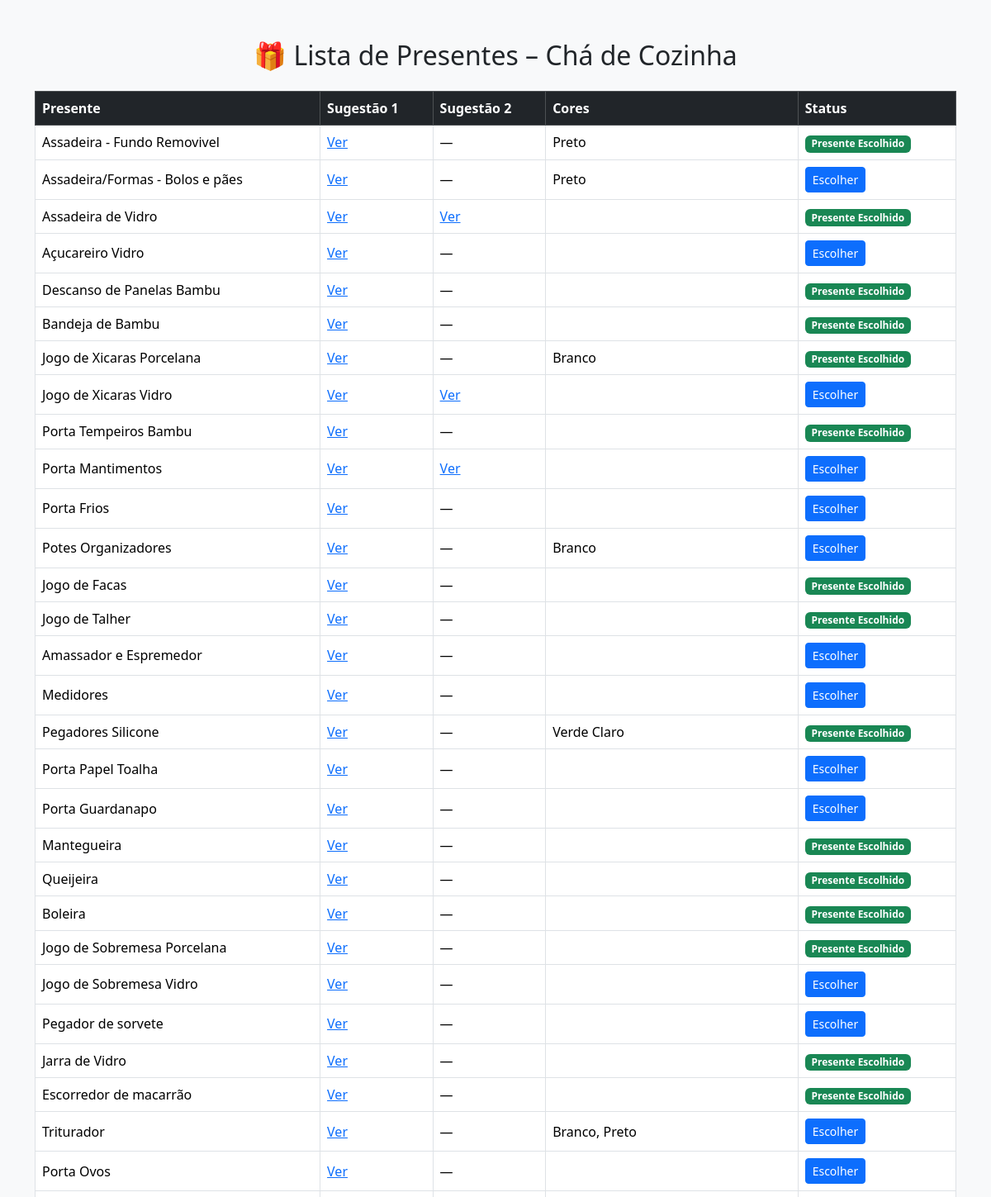
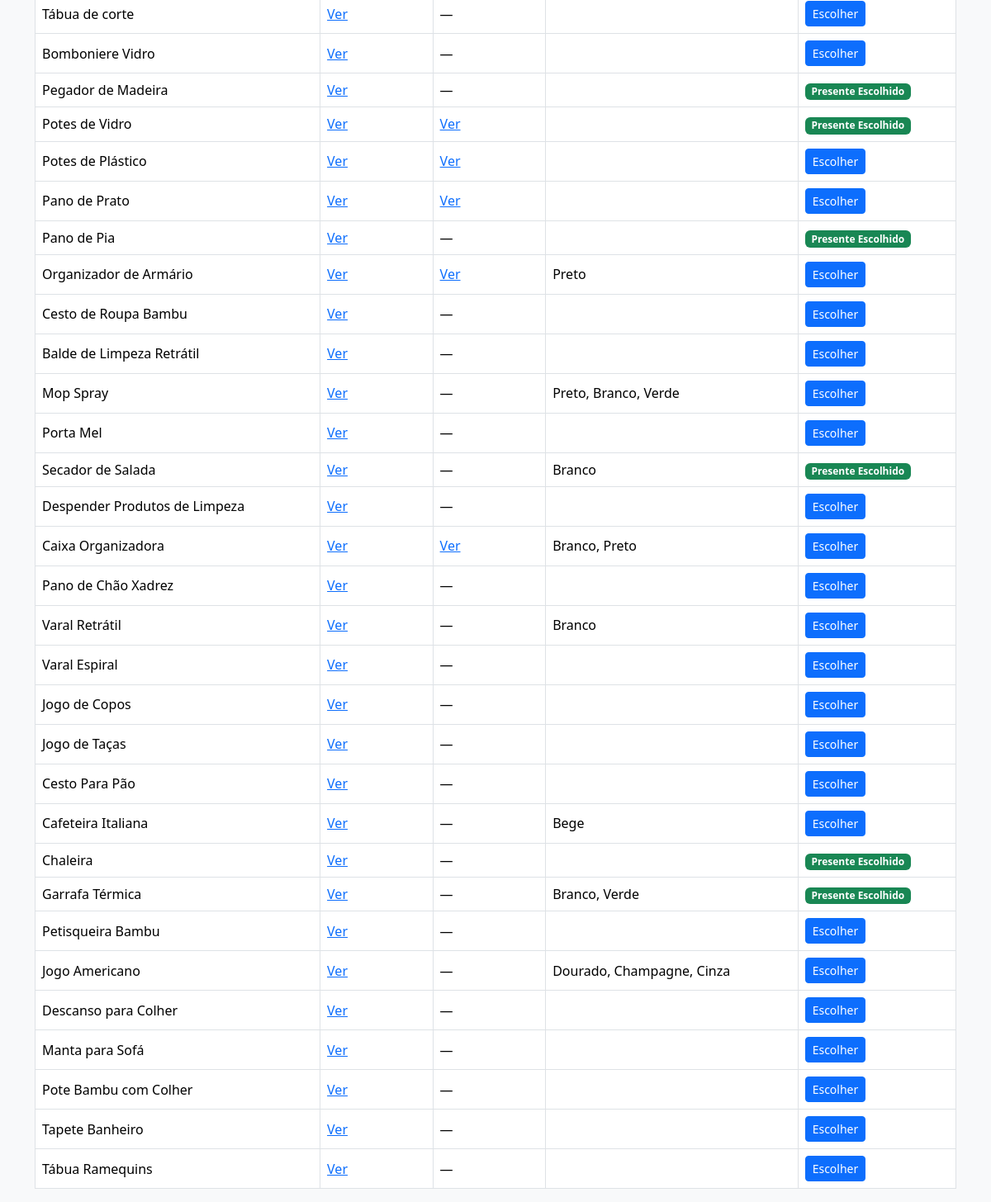
Before: / with the older database file (2 pictures, top to bottom).
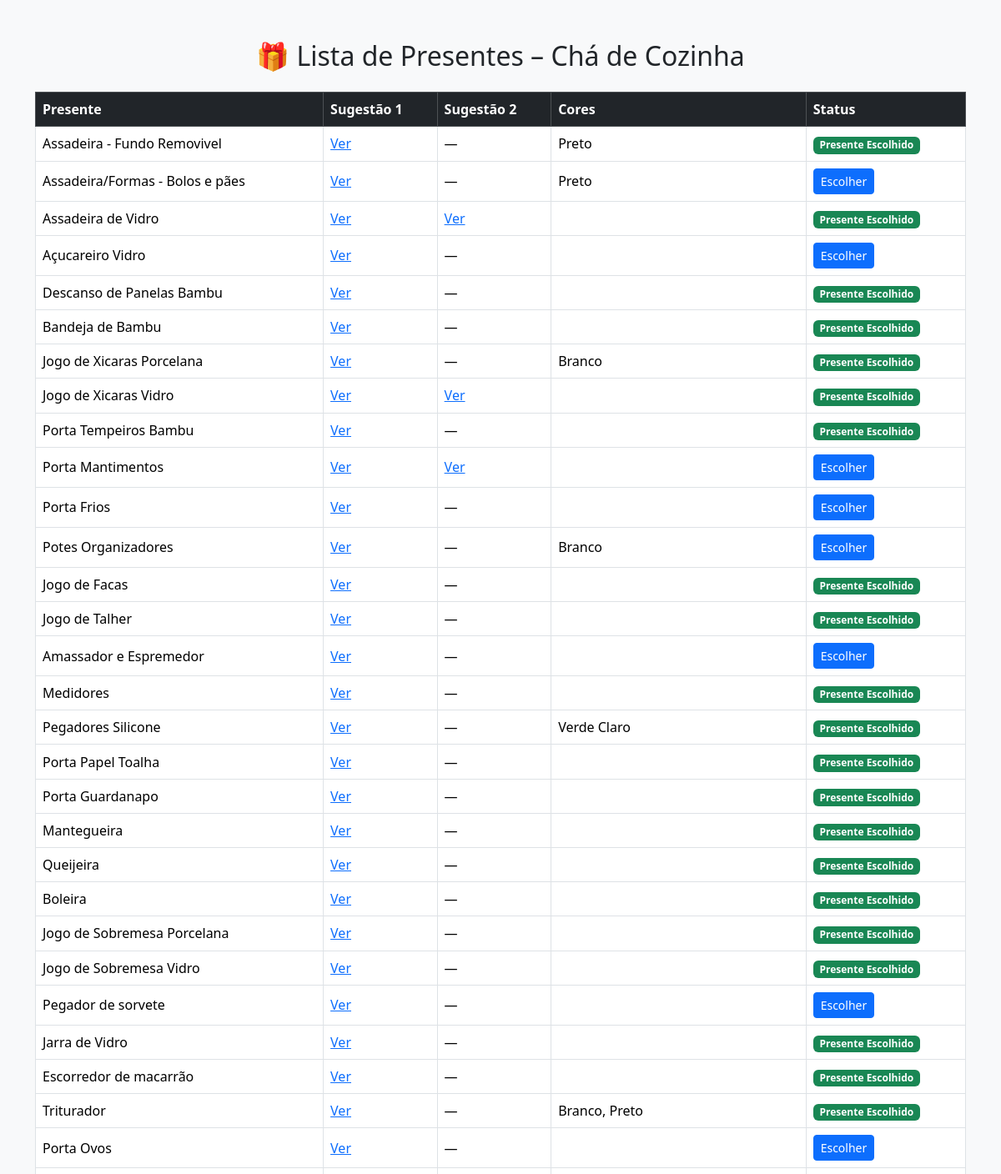
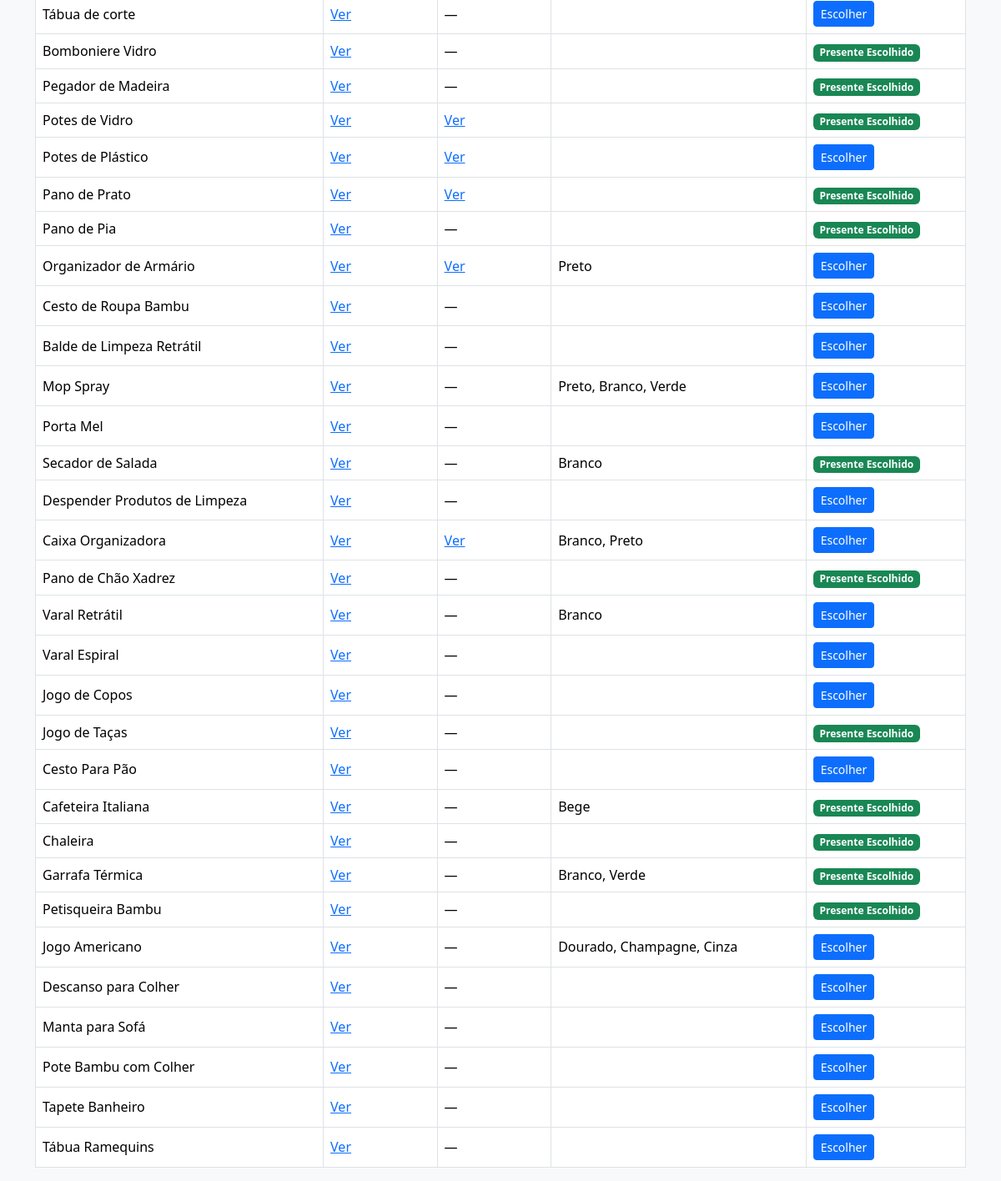
After: the same page with the newer database file (2 pictures, top to bottom).
### tables this page shows
CREATE TABLE presentes (
            id INTEGER PRIMARY KEY AUTOINCREMENT,
            presente TEXT,
            link1 TEXT,
            link2 TEXT,
            cores TEXT,
            escolhido_por TEXT
        );

### app.py (the view)
@app.route("/")
def index():
    is_admin = request.args.get("admin") == ADMIN_KEY
    conn = get_db()
    cursor = conn.cursor()
    cursor.execute("SELECT * FROM presentes")
    presentes = cursor.fetchall()
    conn.close()
    return render_template("index.html", presentes=presentes, is_admin=is_admin)

### app.py (called while the page is built)
def get_db():
    conn = sqlite3.connect(DB_PATH)
    conn.row_factory = sqlite3.Row
    return conn

### templates/index.html (shortened to what this page needs)
<!DOCTYPE html>
<html lang="pt-br">
<head>
    <link
      href="https://cdn.jsdelivr.net/npm/bootstrap@5.3.2/dist/css/bootstrap.min.css"
      rel="stylesheet"
    >
</head>
<body class="bg-light">
<div class="container mt-5">
    <h2 class="mb-4 text-center">🎁 Lista de Presentes – Chá de Cozinha</h2>
    <div class="table-responsive">
        <table class="table table-bordered table-hover align-middle">
            <thead class="table-dark">
                <tr>
                    <th>Presente</th>
                    <th>Sugestão 1</th>
                    <th>Sugestão 2</th>
                    <th>Cores</th>
                    <th>Status</th>
                </tr>
            </thead>
            <tbody>
            {% for item in presentes %}
                <tr>
                    <td>{{ item.presente }}</td>
                    <td>
                        {% if item.link1 %}
                            <a href="{{ item.link1 }}" target="_blank">Ver</a>
                        {% else %}
                            —
                        {% endif %}
                    </td>
                    <td>
                        {% if item.link2 %}
                            <a href="{{ item.link2 }}" target="_blank">Ver</a>
                        {% else %}
                            —
                        {% endif %}
                    </td>
                    <td>{{ item.cores }}</td>
                    <td>
                        {% if item.escolhido_por %}
                            <span class="badge bg-success">
                                Presente Escolhido
                            </span>
                        {% else %}
                            <button
                                class="btn btn-sm btn-primary"
                                data-bs-toggle="modal"
                                data-bs-target="#confirmModal{{ item.id }}"
                            >
                                Escolher
                            </button>
                        {% endif %}
                    </td>
                </tr>
            {% endfor %}
            </tbody>
        </table>
    </div>
</div>
</body>
</html>

Changed rows visible on the page:
changed presentes "Jogo de Xicaras Vidro": now shows "Presente Escolhido"; no longer shows "Escolher"
changed presentes "Medidores": now shows "Presente Escolhido"; no longer shows "Escolher"
changed presentes "Porta Papel Toalha": now shows "Presente Escolhido"; no longer shows "Escolher"
changed presentes "Porta Guardanapo": now shows "Presente Escolhido"; no longer shows "Escolher"
changed presentes "Jogo de Sobremesa Vidro": now shows "Presente Escolhido"; no longer shows "Escolher"
changed presentes "Triturador": now shows "Presente Escolhido"; no longer shows "Escolher"
changed presentes "Bomboniere Vidro": now shows "Presente Escolhido"; no longer shows "Escolher"
changed presentes "Pano de Prato": now shows "Presente Escolhido"; no longer shows "Escolher"
changed presentes "Pano de Chão Xadrez": now shows "Presente Escolhido"; no longer shows "Escolher"
changed presentes "Jogo de Taças": now shows "Presente Escolhido"; no longer shows "Escolher"
changed presentes "Cafeteira Italiana": now shows "Presente Escolhido"; no longer shows "Escolher"
changed presentes "Petisqueira Bambu": now shows "Presente Escolhido"; no longer shows "Escolher"
